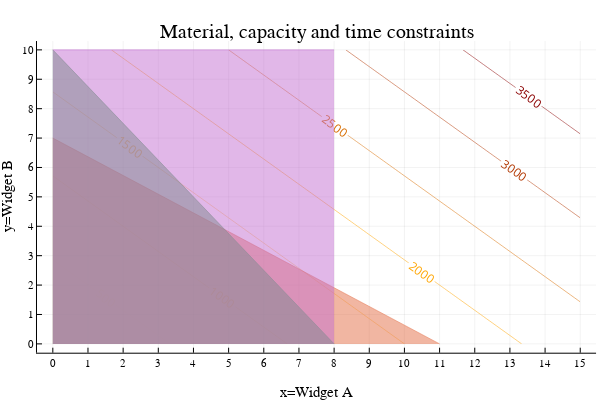

This figure's notebook cell:
### Markdown cell above
## Time constraints

Now let us imagine that we are optimizing factory production for a week, and A and B require different amounts of time to produce. A requires 10 hours / widget. B requires 8 hours / widget. Furthermore, the "supply" of time is limited to 80 hours / week. This leads to the following time constraint:

$$
10 x + 8 y \leq 80
$$

### Code cell
contour(x,y,(x,y)->f(x,y),nlevels=10, c=:heat, linewidth=10, colorbar = false, contour_labels = true)
title!("Material, capacity and time constraints")
xaxis!("x=Widget A")
yaxis!("y=Widget B")
xticks!(0:maximum(x))
yticks!(0:maximum(y))
areaplot!(x[x.<=11], (77 .- 7*x[x.<=11])./11, legend=false, opacity=0.5)
areaplot!(x[x.<=8], (80 .- 10*x[x.<=8])./8, legend=false, opacity=0.5)
areaplot!(x[x.<=8], repeat([maximum(y)],length(x[x.<=8])), legend=false, opacity=0.5)

### Figure 1 — Plotly figure (JSON) as saved in the notebook; plotly's stock layout.template omitted (floating-point values rounded to 4 significant figures; data arrays with more than 128 entries replaced by an {"elided": "..."} marker saying what was removed)
{"data": [{"colorbar": {"title": ""}, "colorscale": [[0, "rgba(255, 255, 224, 1.000)"], [0.5, "rgba(255, 165, 0, 1.000)"], [1, "rgba(139, 0, 0, 1.000)"]], "contours": {"coloring": "lines", "showlabels": true}, "name": "y1", "ncontours": 12, "showlegend": false, "showscale": false, "type": "contour", "x": [0, 0.5, 1, 1.5, 2, 2.5, 3, 3.5, 4, 4.5, 5, 5.5, 6, 6.5, 7, 7.5, 8, 8.5, 9, 9.5, 10, 10.5, 11, 11.5, 12, 12.5, 13, 13.5, 14, 14.5, 15], "xaxis": "x", "y": [0, 0.5, 1, 1.5, 2, 2.5, 3, 3.5, 4, 4.5, 5, 5.5, 6, 6.5, 7, 7.5, 8, 8.5, 9, 9.5, 10], "yaxis": "y", "z": {"elided": "21x31 float values"}, "zmax": 4000, "zmin": 0}, {"colorbar": {"title": ""}, "fill": "tozeroy", "fillcolor": "rgba(227, 111, 71, 0.500)", "legendgroup": "y2", "line": {"color": "rgba(227, 111, 71, 0.500)", "dash": "solid", "shape": "linear", "width": 1}, "mode": "lines", "name": "y2", "showlegend": true, "type": "scatter", "x": [0, 0.5, 1, 1.5, 2, 2.5, 3, 3.5, 4, 4.5, 5, 5.5, 6, 6.5, 7, 7.5, 8, 8.5, 9, 9.5, 10, 10.5, 11], "xaxis": "x", "y": [7, 6.682, 6.364, 6.045, 5.727, 5.409, 5.091, 4.773, 4.455, 4.136, 3.818, 3.5, 3.182, 2.864, 2.545, 2.227, 1.909, 1.591, 1.273, 0.9545, 0.6364, 0.3182, 0], "yaxis": "y", "zmax": 4000, "zmin": 0}, {"colorbar": {"title": ""}, "fill": "tozeroy", "fillcolor": "rgba(62, 164, 78, 0.500)", "legendgroup": "y3", "line": {"color": "rgba(62, 164, 78, 0.500)", "dash": "solid", "shape": "linear", "width": 1}, "mode": "lines", "name": "y3", "showlegend": true, "type": "scatter", "x": [0, 0.5, 1, 1.5, 2, 2.5, 3, 3.5, 4, 4.5, 5, 5.5, 6, 6.5, 7, 7.5, 8], "xaxis": "x", "y": [10, 9.375, 8.75, 8.125, 7.5, 6.875, 6.25, 5.625, 5, 4.375, 3.75, 3.125, 2.5, 1.875, 1.25, 0.625, 0], "yaxis": "y", "zmax": 4000, "zmin": 0}, {"colorbar": {"title": ""}, "fill": "tozeroy", "fillcolor": "rgba(195, 113, 210, 0.500)", "legendgroup": "y4", "line": {"color": "rgba(195, 113, 210, 0.500)", "dash": "solid", "shape": "linear", "width": 1}, "mode": "lines", "name": "y4", "showlegend": true, "type": "scatter", "x": [0, 0.5, 1, 1.5, 2, 2.5, 3, 3.5, 4, 4.5, 5, 5.5, 6, 6.5, 7, 7.5, 8], "xaxis": "x", "y": [10, 10, 10, 10, 10, 10, 10, 10, 10, 10, 10, 10, 10, 10, 10, 10, 10], "yaxis": "y", "zmax": 4000, "zmin": 0}], "layout": {"annotations": [{"font": {"color": "rgba(0, 0, 0, 1.000)", "family": "sans-serif", "size": 20}, "rotation": 0, "showarrow": false, "text": "Material, capacity and time constraints", "x": 0.5275, "xanchor": "center", "xref": "paper", "y": 1, "yanchor": "top", "yref": "paper"}], "height": 400, "margin": {"b": 20, "l": 0, "r": 0, "t": 20}, "paper_bgcolor": "rgba(255, 255, 255, 1.000)", "plot_bgcolor": "rgba(255, 255, 255, 1.000)", "showlegend": false, "width": 600, "xaxis": {"anchor": "y", "domain": [0.06165, 0.9934], "gridcolor": "rgba(0, 0, 0, 0.100)", "gridwidth": 0.5, "linecolor": "rgba(0, 0, 0, 1.000)", "mirror": false, "range": [-0.45, 15.45], "showgrid": true, "showline": true, "showticklabels": true, "tickangle": 0, "tickcolor": "rgb(0, 0, 0)", "tickfont": {"color": "rgba(0, 0, 0, 1.000)", "family": "sans-serif", "size": 11}, "tickmode": "array", "ticks": "inside", "ticktext": ["0", "1", "2", "3", "4", "5", "6", "7", "8", "9", "10", "11", "12", "13", "14", "15"], "tickvals": [0, 1, 2, 3, 4, 5, 6, 7, 8, 9, 10, 11, 12, 13, 14, 15], "title": "x=Widget A", "titlefont": {"color": "rgba(0, 0, 0, 1.000)", "family": "sans-serif", "size": 15}, "type": "-", "visible": true, "zeroline": false, "zerolinecolor": "rgba(0, 0, 0, 1.000)"}, "yaxis": {"anchor": "x", "domain": [0.07581, 0.9415], "gridcolor": "rgba(0, 0, 0, 0.100)", "gridwidth": 0.5, "linecolor": "rgba(0, 0, 0, 1.000)", "mirror": false, "range": [-0.3, 10.3], "showgrid": true, "showline": true, "showticklabels": true, "tickangle": 0, "tickcolor": "rgb(0, 0, 0)", "tickfont": {"color": "rgba(0, 0, 0, 1.000)", "family": "sans-serif", "size": 11}, "tickmode": "array", "ticks": "inside", "ticktext": ["0", "1", "2", "3", "4", "5", "6", "7", "8", "9", "10"], "tickvals": [0, 1, 2, 3, 4, 5, 6, 7, 8, 9, 10], "title": "y=Widget B", "titlefont": {"color": "rgba(0, 0, 0, 1.000)", "family": "sans-serif", "size": 15}, "type": "-", "visible": true, "zeroline": false, "zerolinecolor": "rgba(0, 0, 0, 1.000)"}}}
